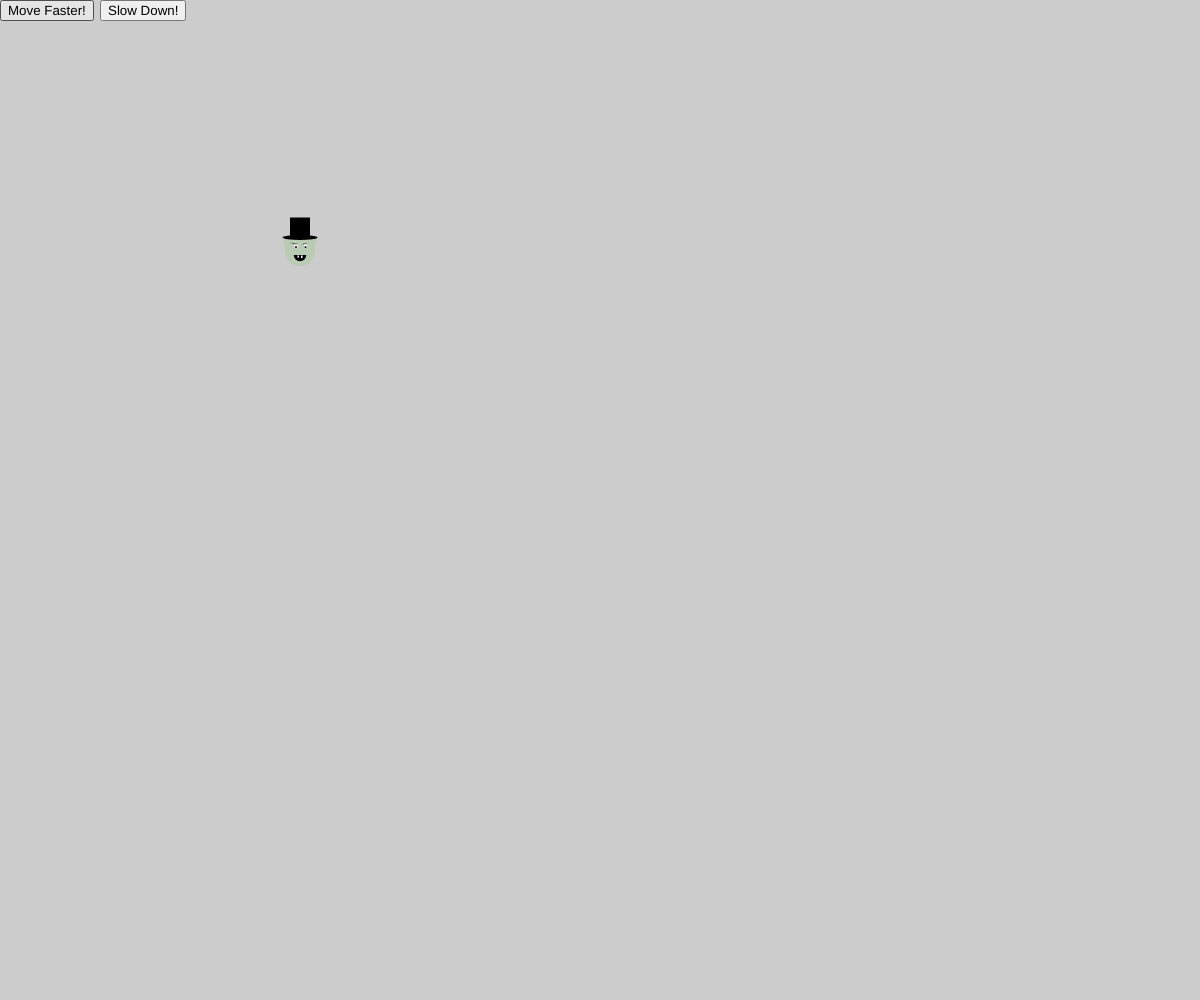
Frame 1 (no input)
Frame 60 (no input): identical to frame 1, image omitted
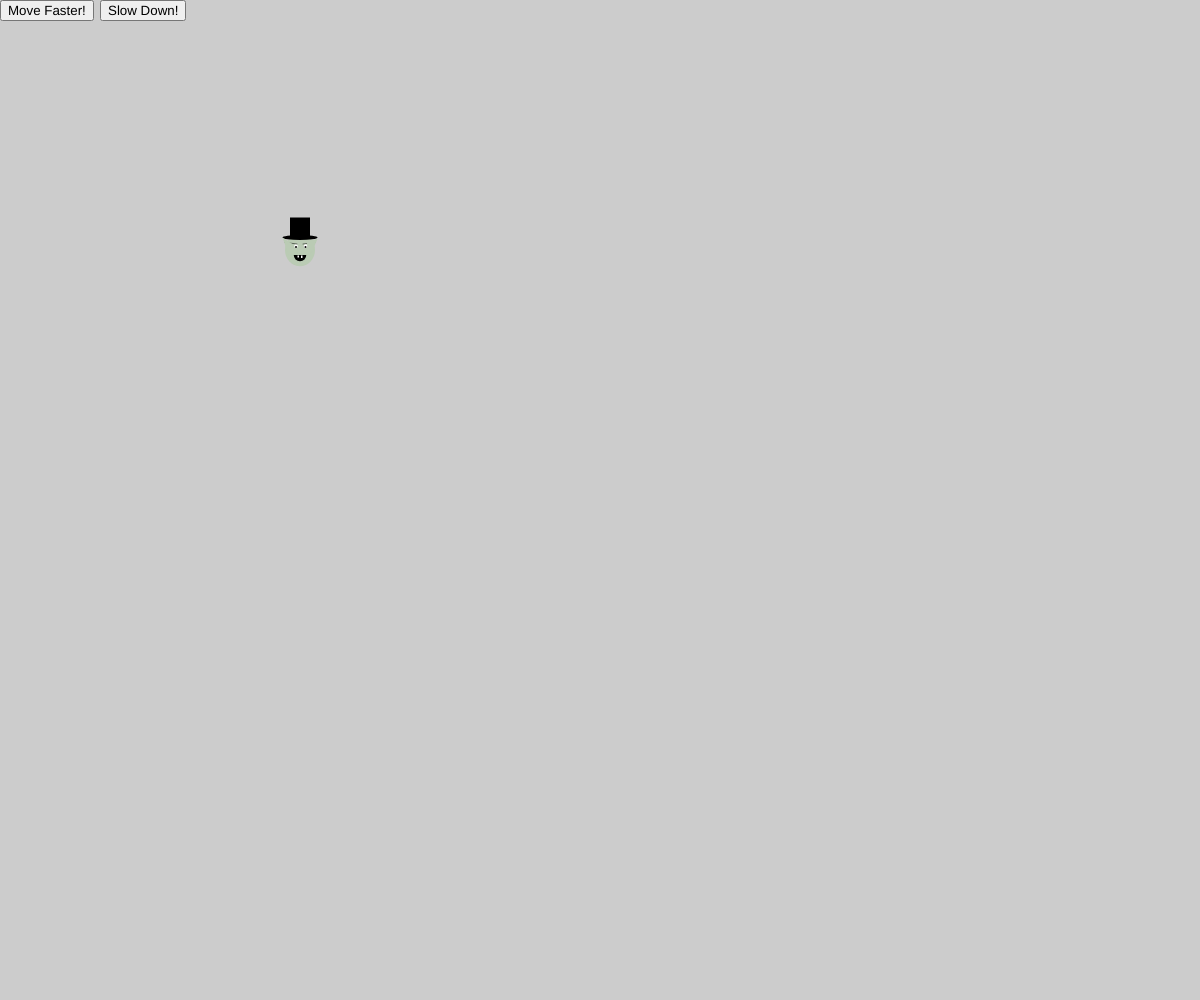
Frame 120 (the mouse pressed at the canvas centre since frame 60)

The p5.js sketch that drew these frames (run headless with seeded random() and noise() and a simulated clock; from frame 60 on, the mouse is pressed at the canvas centre):

// p5.js sketch
// ── sketch.js
var ghoul1;
var button_presses = 0

function setup() {
  createCanvas(windowWidth,windowHeight);
  ghoul1 = new Ghoul(windowWidth/2, windowHeight/2, random(160,220), 4.0, 3.0);
  //print(ghoul1);
  button1 = createButton("Move Faster!");
  button1.position(0,0);
  button1.mouseClicked(function() {
    button_presses = button_presses + 1;
    
  })
  button2 = createButton("Slow Down!");
  button2.position(100,0);
  button2.mouseClicked(function(){
    button_presses = button_presses - 1
    
  })
  
}

function ghoulScale() {
  return ((button_presses % 3) + 1);
}

//function ghoulScale2(){
 // return ((button_presses % 3) - 1);
//}

function draw() {
  background(204);
  //ghoul1();
  ghoul1.display();
  ghoul1.bounce();
  
}
  

function Ghoul(x, y, _hue, _scale, speed){
  this.speed = 1.0;
  //this.name = "ghoul1";
  //this.color = color(186, random(160,220), 190);
  this.y = y
  this._hue = _hue;
  this._scale = _scale;
  this.x = x;
  //this.y = y;
}

Ghoul.prototype = {
  
  constructor : Ghoul,
  
  bounce : function(){
    
    
    if (this.y > windowHeight || this.y < 0){
      this.speed *= -1;
    }
    
    this.y = this.y + this.speed * button_presses;
  },
  
  display : function(){
  
  scale(ghoulScale() * this.y/windowHeight);
  stroke(this._hue);
  
  
  noStroke();
  fill(186, this._hue, 180);
  ellipse(this.x,this.y, 60, 65);
  
  noStroke();
  fill(255);
  ellipse(this.x-8,this.y-8, 7, 8);

  noStroke();
  fill(255);
  ellipse(this.x+11, this.y-8, 7, 8);

  // eye whites


  noStroke();
  fill(0);
  ellipse(this.x-8,this.y-6, 4, 4);

  noStroke();
  fill(0);
  ellipse(this.x+11,this.y-6, 4, 4);

  //pupils

  stroke(0);
  //curve(this.x+8, this.y-10, this.x+30, this.y-5, this.x+20, this.y-15, this.x+2, this.y+20);
  line(this.x+6,this.y-12, this.x+30,this.y-15);

  stroke(0);
  line(this.x-6,this.y-12, this.x-30,this.y-15)
  //curve(this.x+295, this.y+189, this.x+305, this.y+189, this.x+315, this.y+190, this.x+310, this.y+195);

  //eyebrows


  fill(0);
  noStroke();
  arc(this.x,this.y+10, 25, 25, 0, PI, HALF_PI + PI);

  //mouth

  fill(255);
  rect(this.x+2, this.y+11, 3, 5);

  fill(255);
  rect(this.x-5, this.y+11, 3, 4);

  //teeth

  
  fill(0);
  ellipse(this.x,this.y-25, 70, 10)

  fill(0);
  rect(this.x-20, this.y-65, 40, 40)

  //hat


  fill(186, this._hue, 180);
  triangle(this.x+12, this.y-18, this.x+35, this.y-22, this.x+22, this.y+8);
  triangle(this.x-12, this.y-10, this.x-35, this.y-25, this.x-20, this.y+18);

  pop();
  //ears
    
  }
 
    
  
    
  
}



  
  
  
  
  
  
  
  
  
  
  
